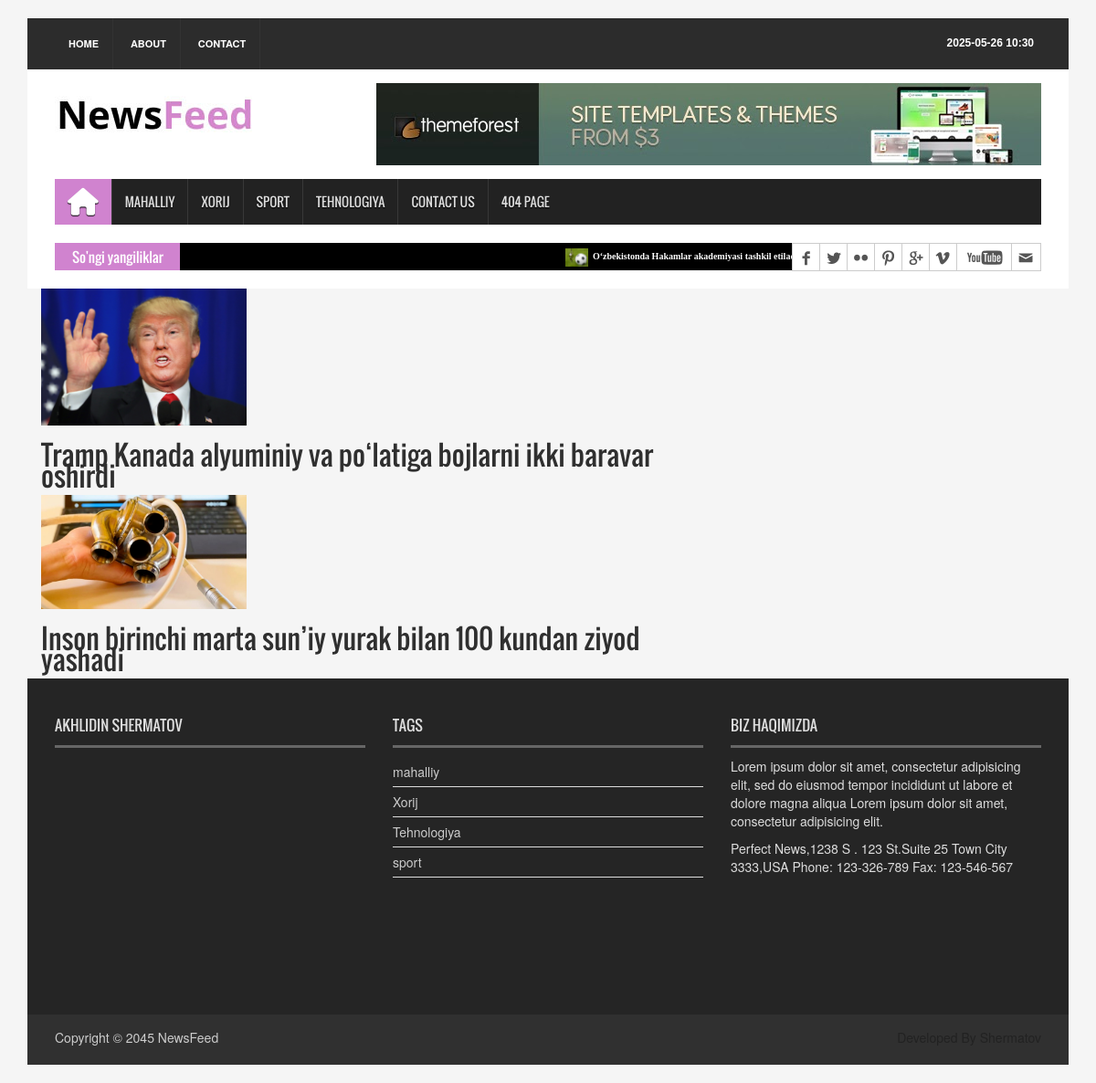
/news/xorij-news/, run on the app's committed database.
### newsapp/models.py (models this page shows, shortened)
class News(models.Model):
    class Status(models.TextChoices):
        Draft = 'DF', "Draft"
        Published = "PB", "Published"
    title = models.CharField(max_length=255)
    slug = models.SlugField(max_length=255)
    body = models.TextField()
    image = models.ImageField(upload_to='news/images')
    category = models.ForeignKey(Category, on_delete=models.CASCADE)
    published_time = models.DateTimeField(default=timezone.now)
    created_time = models.DateTimeField(auto_now_add=True)
    updated_time = models.DateTimeField(auto_now=True)
    status = models.CharField(max_length=2, default=Status.Draft, choices=Status.choices)
    objects = models.Manager()  # defalt maneger
    published = PublishedManager()# custom managers
    class Meta:
        ordering = ['-published_time']
    def get_absolute_url(self):
        return reverse('newsapp:detail_page', args=[self.slug])

class Category(models.Model):
    name = models.CharField(max_length=255)

### newsapp/views.py (the view)
# urls.py: path('xorij-news/', XorijNewsViews.as_view(), name='xorijnews'),
class XorijNewsViews(ListView):
    model = News
    template_name = 'xorij_news.html'
    context_object_name = 'xorij_news_list'
    def get_queryset(self):
        news = self.model.published.all().filter(category__name='Xorij')
        return news

### newsapp/context_processor.py (called while the page is built)
def latest_news(request):
    lates_news_list = News.published.all().order_by('-published_time')[:5]
    categories = Category.objects.all()
    context = {
        'lates_news_list': lates_news_list,
        'categories': categories
    }
    return context

### newsapp/managers.py (called while the page is built)
    def get_queryset(self):
        return super().get_queryset().filter(status=self.model.Status.Published)

### newsapp/templates/xorij_news.html (shortened to what this page needs)
{% extends 'base.html' %}
{% load static %}
{% block content %}
{% for news in xorij_news_list %}
    <div class="container">
        <div class="row">
            <div class="col-sm-8">
                <a href="{{news.get_absolute_url}}">
                    <img src="{{ news.image.url}}" alt="{{ news.title}}" style="width:30%">
                    <h2>{{ news.title }}</h2>
                </a>
            </div>
        </div>
    </div>
{% endfor %}
{% endblock content %}

### templates/base.html (shortened to what this page needs)
{% load static %}
{% load tz %}
<!DOCTYPE html>
<html>
<head>
<link rel="stylesheet" type="text/css" href="{% static 'css/bootstrap.min.css' %}">
<link rel="stylesheet" type="text/css" href="{% static 'css/font-awesome.min.css' %}">
<link rel="stylesheet" type="text/css" href="{% static 'css/animate.css' %}">
<link rel="stylesheet" type="text/css" href="{% static 'css/font.css' %}">
<link rel="stylesheet" type="text/css" href="{% static 'css/li-scroller.css' %}">
<link rel="stylesheet" type="text/css" href="{% static 'css/slick.css' %}">
<link rel="stylesheet" type="text/css" href="{% static 'css/jquery.fancybox.css' %}">
<link rel="stylesheet" type="text/css" href="{% static 'css/theme.css' %}">
<link rel="stylesheet" type="text/css" href="{% static 'css/style.css' %}">
<link rel="stylesheet" href="https://cdnjs.cloudflare.com/ajax/libs/font-awesome/6.5.1/css/all.min.css">
</head>
<body>
<div class="container">
  <header id="header">
    <div class="row">
      <div class="col-lg-12 col-md-12 col-sm-12">
        <div class="header_top">
          <div class="header_top_left">
            <ul class="top_nav">
              <li><a href="{% url 'newsapp:home_page' %}">Home</a></li>
              <li><a href="#">About</a></li>
              <li><a href="{% url 'newsapp:contact_page' %}">Contact</a></li>
            </ul>
          </div>
          <div class="header_top_right">
                <p>{% now "Y-m-d H:i" %}</p>
          </div>
        </div>
      </div>
      <div class="col-lg-12 col-md-12 col-sm-12">
        <div class="header_bottom">
          <div class="logo_area"><a href="{% url 'newsapp:home_page' %}" class="logo"><img src="{% static 'images/logo.jpg' %}" alt=""></a></div>
          <div class="add_banner"><a href="#"><img src="{% static 'images/addbanner_728x90_V1.jpg' %}" alt=""></a></div>
        </div>
      </div>
    </div>
  </header>
  <section id="navArea">
    <nav class="navbar navbar-inverse" role="navigation">
      <div id="navbar" class="navbar-collapse collapse">
        <ul class="nav navbar-nav main_nav">
          <li class="active"><a href="{% url 'newsapp:home_page' %}"><span class="fa fa-home desktop-home"></span><span class="mobile-show">Home</span></a></li>
          <li><a href="{% url 'newsapp:localnews' %}">Mahalliy</a></li>
          <li><a href="{% url 'newsapp:xorijnews' %}">Xorij</a></li>
          <li><a href="{% url 'newsapp:sportnews' %}">Sport</a></li>
          <li><a href="{% url 'newsapp:technologynews' %}">Tehnologiya</a></li>
          <li><a href="{% url 'newsapp:contact_page' %}">Contact Us</a></li>
          <li><a href="404.html">404 Page</a></li>
        </ul>
      </div>
    </nav>
  </section>
  <section id="newsSection">
    <div class="row">
      <div class="col-lg-12 col-md-12">
        <div class="latest_newsarea"> <span>So'ngi yangiliklar</span>
          <ul id="ticker01" class="news_sticker">
            {% if lates_news_list %}
              {% for news in lates_news_list %}
                <li><a href="#"><img src="{{ news.image.url }}" alt="">{{ news.title }}</a></li>
              {% endfor %}
            {% else %}
              <li>No news available</li>
            {% endif %}
          </ul>
          <div class="social_area">
            <ul class="social_nav">
              <li class="facebook"><a href="#"></a></li>
              <li class="twitter"><a href="#"></a></li>
              <li class="flickr"><a href="#"></a></li>
              <li class="pinterest"><a href="#"></a></li>
              <li class="googleplus"><a href="#"></a></li>
              <li class="vimeo"><a href="#"></a></li>
              <li class="youtube"><a href="#"></a></li>
              <li class="mail"><a href="#"></a></li>
            </ul>
          </div>
        </div>
      </div>
    </div>
  </section>
  {% block content %}
  {% endblock content %}
  <footer id="footer">
    <div class="footer_top">
      <div class="row">
        <div class="col-lg-4 col-md-4 col-sm-4">
          <div class="footer_widget wow fadeInLeftBig">
            <h2>Akhlidin Shermatov</h2>
          </div>
        </div>
        <div class="col-lg-4 col-md-4 col-sm-4">
          <div class="footer_widget wow fadeInDown">
            <h2>Tags</h2>
            <ul class="tag_nav">
              {% if categories %}
                <ul>
                  {% for category in categories %}
                    <li><a href="#">{{category.name}}</a></li>
                  {% endfor %}
                </ul>
                {% endif %}
            </ul>
          </div>
        </div>
        <div class="col-lg-4 col-md-4 col-sm-4">
          <div class="footer_widget wow fadeInRightBig">
            <h2>Biz haqimizda</h2>
            <p>Lorem ipsum dolor sit amet, consectetur adipisicing elit, sed do eiusmod tempor incididunt ut labore et dolore magna aliqua Lorem ipsum dolor sit amet, consectetur adipisicing elit.</p>
            <address>
            Perfect News,1238 S . 123 St.Suite 25 Town City 3333,USA Phone: 123-326-789 Fax: 123-546-567
            </address>
          </div>
        </div>
      </div>
    </div>
    <div class="footer_bottom">
      <p class="copyright">Copyright &copy; 2045 <a href="homepage.html">NewsFeed</a></p>
      <p class="developer">Developed By Shermatov</p>
    </div>
  </footer>
</div>
</body>

### static/css/li-scroller.css (style rules this page uses)
ul.newsticker { position:relative; left:750px; font:bold 10px Verdana; list-style-type:none; margin:0; padding:0 }
ul.newsticker li { float:left; margin:0; padding:0 }
ul.newsticker a { white-space:nowrap; padding:0; color:#fff; margin:0 50px 0 0 }
ul.newsticker a > img { height:20px; margin-right:5px; width:25px }

### static/css/theme.css (style rules this page uses)
.navbar-inverse .navbar-nav > .active > a, .navbar-inverse .navbar-nav > .active > a:hover, .navbar-inverse .navbar-nav > .active > a:focus { background-color:#d083cf }
.latest_newsarea span { background:none repeat scroll 0 0 #d083cf }

### data on the page
News: image (picture), title "O‘zbekistonda Hakamlar akademiyasi tashkil etiladi"
News: image (picture), title "Tramp Kanada alyuminiy va po‘latiga bojlarni ikki baravar oshirdi"
News: image (picture), title "Inson birinchi marta sun’iy yurak bilan 100 kundan ziyod yashadi"
Category: name "mahalliy"
Category: name "Xorij"
Category: name "Tehnologiya"
Category: name "sport"
